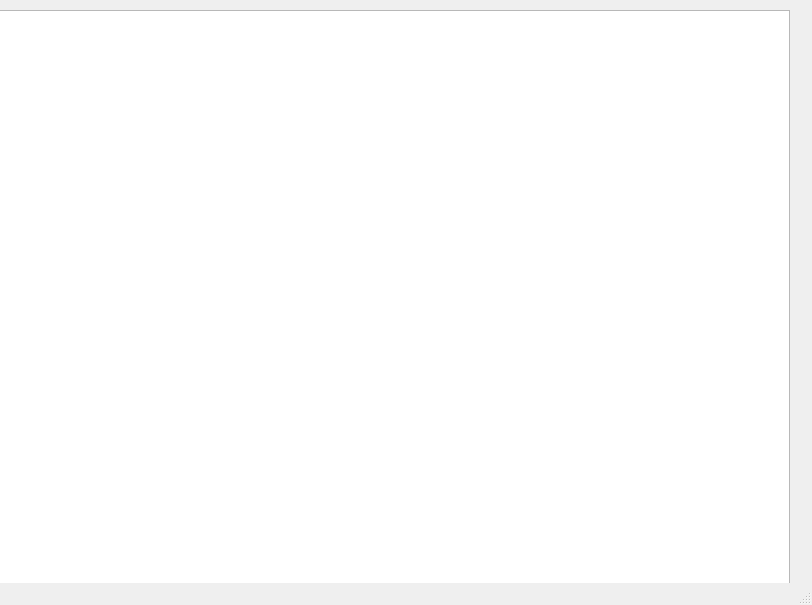
<?xml version="1.0" encoding="UTF-8"?>
<ui version="4.0">
 <class>MainWindow</class>
 <widget class="QMainWindow" name="MainWindow">
  <property name="geometry">
   <rect>
    <x>0</x>
    <y>0</y>
    <width>812</width>
    <height>605</height>
   </rect>
  </property>
  <property name="windowTitle">
   <string>MainWindow</string>
  </property>
  <property name="styleSheet">
   <string notr="true">/*#graphicsView
{
background-image : url(:/IMAGENES/MAINMENU.png);
}*/</string>
  </property>
  <widget class="QWidget" name="centralwidget">
   <widget class="QGraphicsView" name="graphicsView">
    <property name="geometry">
     <rect>
      <x>-10</x>
      <y>10</y>
      <width>800</width>
      <height>581</height>
     </rect>
    </property>
   </widget>
  </widget>
  <widget class="QMenuBar" name="menubar">
   <property name="geometry">
    <rect>
     <x>0</x>
     <y>0</y>
     <width>812</width>
     <height>20</height>
    </rect>
   </property>
  </widget>
  <widget class="QStatusBar" name="statusbar"/>
 </widget>
 <resources/>
 <connections/>
</ui>
